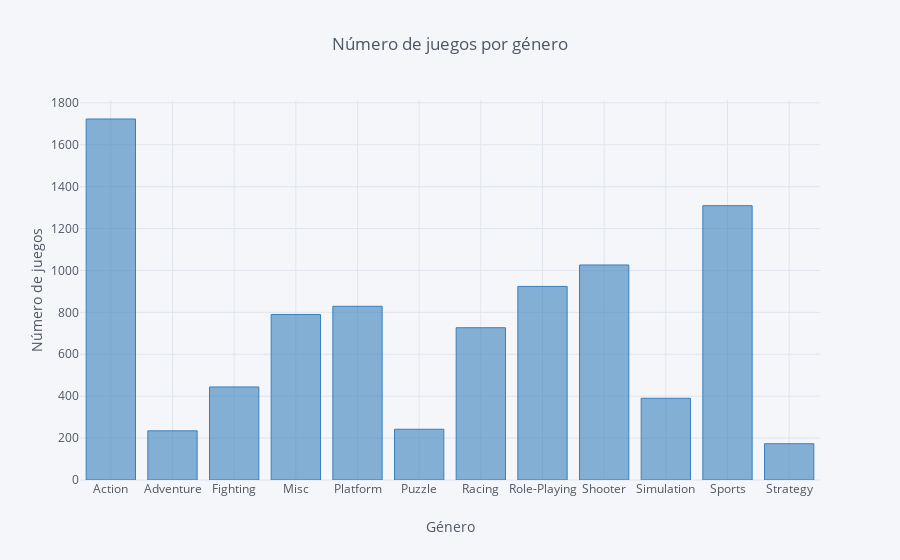

Notebook source saved alongside this figure:
### Code cell
#Nº de videojuegos por género
juegos_x_genero = df.pivot_table(index = ['Genre'], values = ['Global_Sales'], aggfunc = 'sum')
juegos_x_genero = juegos_x_genero.reset_index()


juegos_x_genero.iplot(kind='bar', x='Genre', xTitle='Género', color='blue',
          yTitle='Número de juegos', title='Número de juegos por género')

### Figure 1 — Plotly figure (JSON) as saved in the notebook; plotly's stock layout.template omitted (floating-point values rounded to 4 significant figures)
{"data": [{"marker": {"color": "rgba(55, 128, 191, 0.6)", "line": {"color": "rgba(55, 128, 191, 1.0)", "width": 1}}, "name": "Global_Sales", "orientation": "v", "text": "", "type": "bar", "uid": "b85a639c-258a-4b94-bb1a-ec4956f2442b", "x": ["Action", "Adventure", "Fighting", "Misc", "Platform", "Puzzle", "Racing", "Role-Playing", "Shooter", "Simulation", "Sports", "Strategy"], "y": [1723.0, 234.6, 444.0, 789.9, 829.1, 242.2, 726.8, 923.8, 1026.0, 390.0, 1309.0, 173.3]}], "layout": {"legend": {"bgcolor": "#F5F6F9", "font": {"color": "#4D5663"}}, "paper_bgcolor": "#F5F6F9", "plot_bgcolor": "#F5F6F9", "title": {"font": {"color": "#4D5663"}, "text": "Número de juegos por género"}, "xaxis": {"gridcolor": "#E1E5ED", "showgrid": true, "tickfont": {"color": "#4D5663"}, "title": {"font": {"color": "#4D5663"}, "text": "Género"}, "zerolinecolor": "#E1E5ED"}, "yaxis": {"gridcolor": "#E1E5ED", "showgrid": true, "tickfont": {"color": "#4D5663"}, "title": {"font": {"color": "#4D5663"}, "text": "Número de juegos"}, "zerolinecolor": "#E1E5ED"}}}
